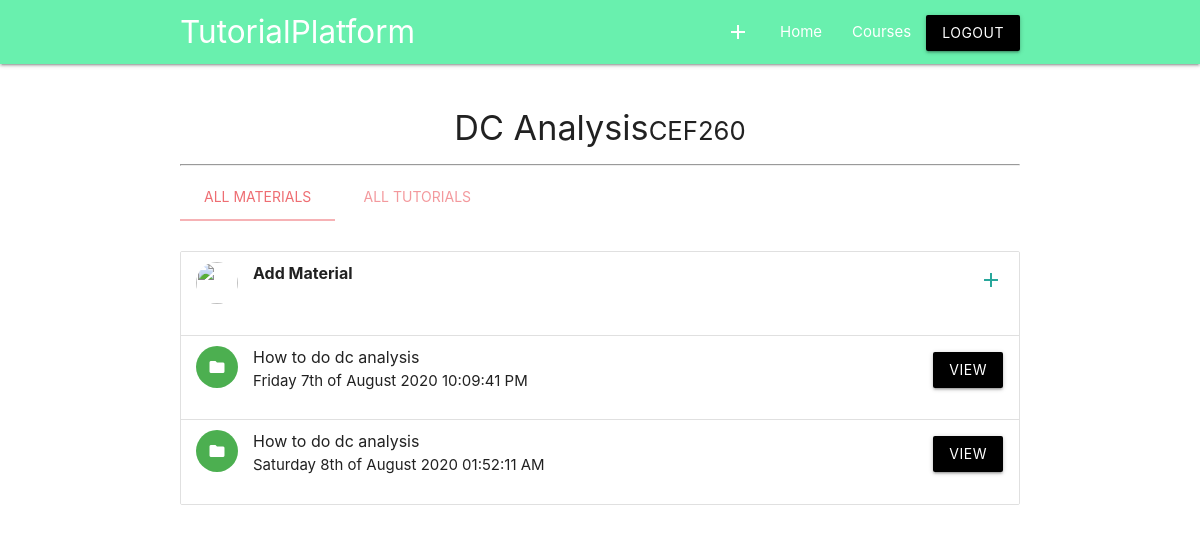
The page /teachers/topic_material.php?topicId=1 (signed in) on the database its author committed.
### tables this page shows
CREATE TABLE `topic` (
  `topicId` int(11) NOT NULL,
  `courseCode` varchar(7) NOT NULL,
  `topicName` varchar(225) NOT NULL,
  `Date` text NOT NULL
);

CREATE TABLE `topiccontent` (
  `contentId` int(11) NOT NULL,
  `topicId` int(11) NOT NULL,
  `title` text NOT NULL,
  `content` text NOT NULL,
  `submit_date` text NOT NULL
);

### teachers/topic_material.php (the view, shortened to what this page needs)
<?php
$teacherId = $_SESSION['teacherId'];
if (!isset($teacherId)&&!isset($teacherId)) {
	header("Location:index.php");
	exit();
}
else{
	require"../includes/db.inc.php";
	if (isset($_GET['topicId'])) {
		$topicId = $_GET['topicId'];
	}
	$sql = "SELECT * FROM topic WHERE topicId = $topicId";
	$result = mysqli_query($conn,$sql);
	$sql2 = "SELECT * FROM topiccontent WHERE topicId=$topicId";
	$result2 = mysqli_query($conn,$sql2);
	while ($row = mysqli_fetch_assoc($result)) {
		$title = $row['topicName'];
		$courseCode = $row['courseCode'];
	}
	?>
	<!DOCTYPE html>
<html>
<head>
       <link rel="stylesheet" href="https://cdnjs.cloudflare.com/ajax/libs/materialize/1.0.0/css/materialize.min.css">
</head>
<body>
	<?php
     include"nav.php";
	?>
	<div class="container">
		<div class="info">
			<h4 class="center-align"><?php echo $title; ?><small><?php echo $courseCode; ?></small> </h4>
		</div>
		<hr>
		<div class="col s12 m12 l12">
		  <ul class="tabs">
	        <li class="tab col s6"><a class="active" href="#test1">ALL Materials</a></li>
	        <li class="tab col s6"><a  href="#test2">ALL Tutorials</a></li>
	      </ul>
		</div>
		<div id="test1" class="col s12"><br>
			  <ul class="collection">
			  	 <li class="collection-item avatar">
			      <img src="images/yuna.jpg" alt="" class="circle">
			      <span class="title"><b>Add Material </b></span>
			     <a href="#modal2" class="modal-trigger secondary-content"><i class="material-icons">add</i></a>
			    </li>
			    <?php
                   while ($row = mysqli_fetch_assoc($result2)) {
                   	$title = $row['title'];
                   	$date = $row['submit_date'];
                   	$id = $row['contentId'];
                   	?>
                   	<li class="collection-item avatar">
				      <i class="material-icons circle green">folder</i>
				      <span class="title"><?php echo $title; ?></span>
				        <p><?php echo $date; ?></p>
				      <a href="view_material.php?id=<?php echo($id);?>" class="btn black secondary-content">view</a>
				    </li>
                   	<?php
                   }
			    ?>
			  </ul>
	    </div>
  	<br>
  	<br>
</body>
</html>
<?php
}
?>

### rows shown on the page
topic: topicName "DC Analysis", courseCode "CEF260"
topiccontent: title "How to do dc analysis", submit_date "Friday 7th of August 2020 10:09:41 PM"
topiccontent: title "How to do dc analysis", submit_date "Saturday 8th of August 2020 01:52:11 AM"
